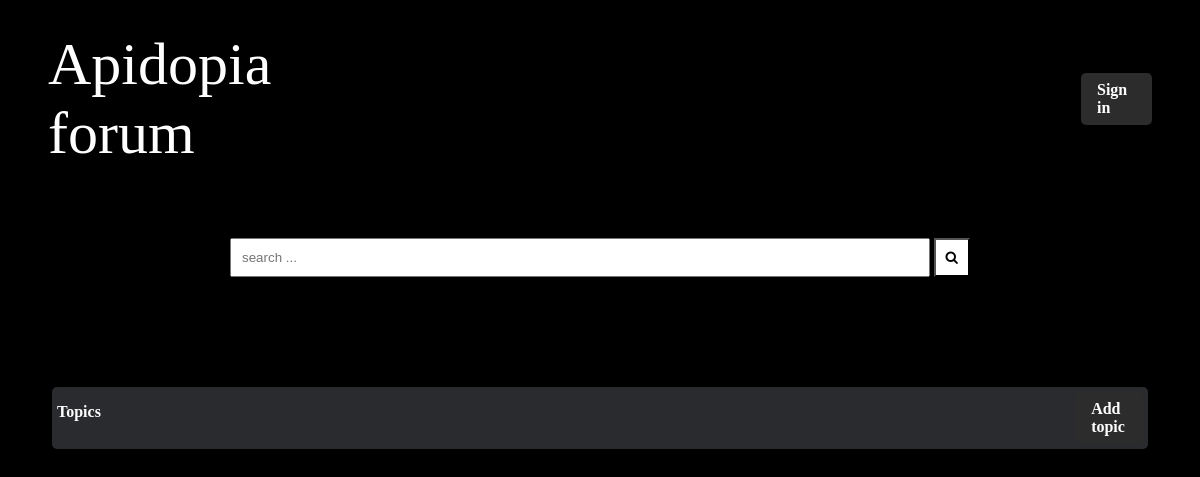
Before: / with the older database file.
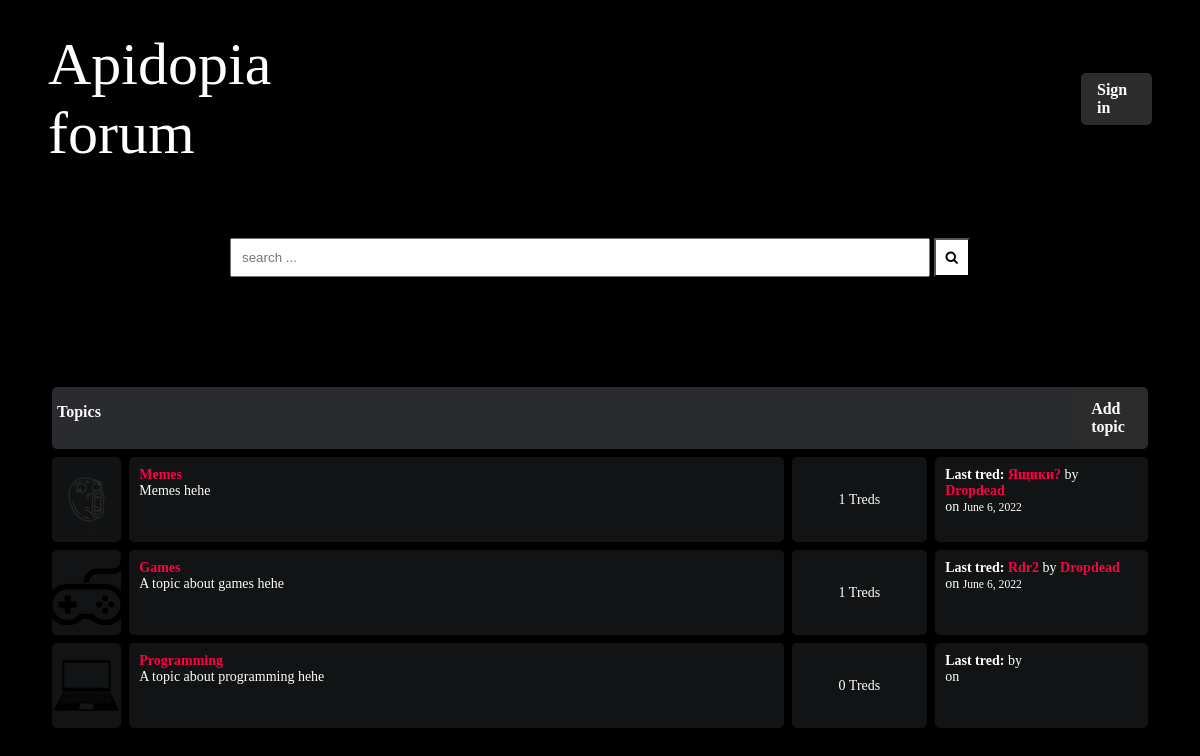
After: the same page with the newer database file.
### home/models.py (models this page shows, shortened)
class Topic(models.Model):
    title = models.CharField(max_length=40)
    slug = models.SlugField(max_length=200, default=uuid.uuid4())
    description = models.TextField(blank=True)
    image = ResizedImageField(size=[120, 65], quality=100, upload_to='topics', default=None, null=True, blank=True)
    approved = models.BooleanField(default=False)
    @property
    def treds(self):
        return Tred.objects.filter(topic=self, approved=True).count()
    @property
    def last_tred(self):
        return Tred.objects.filter(topic=self, approved=True).latest('date')
    def get_url(self):
        return reverse('topic', kwargs={
            'slug': self.slug
        })

class Tred(models.Model):
    title = models.CharField(max_length=200)
    slug = models.SlugField(max_length=200, default=uuid.uuid4())
    author = models.ForeignKey(Author, on_delete=models.CASCADE)
    content = models.TextField(max_length=10000)
    topic = models.ForeignKey(Topic, on_delete=models.CASCADE, null=True)
    date = models.DateTimeField(auto_now_add=True)
    approved = models.BooleanField(default=False)
    comments = models.ManyToManyField(Comment, blank=True)
    image = ResizedImageField(size=[1280, 720], quality=100, upload_to='images', default=None, null=True, blank=True)
    def get_url(self):
        return reverse('tred', kwargs={
            "slug": self.slug
        })

class Author(models.Model):
    user = models.ForeignKey(User, on_delete=models.CASCADE)
    name = models.CharField(max_length=40)
    role = models.CharField(max_length=40, default='Member')
    slug = models.SlugField(max_length=200, default=uuid.uuid4())
    bio = models.TextField(max_length=1000, default='Empty')
    rating = models.IntegerField(default=0)
    image = ResizedImageField(size=[50, 80], quality=100, upload_to='authors', default=None, null=True, blank=True)
    def __str__(self):
        return self.name
    def get_url(self):
        return reverse('profile', kwargs={
            "slug": self.slug
        })

### home/views.py (the view, shortened to what this page needs)
# urls.py: 2. Add a URL to urlpatterns:  path('', views.home, name='home')
def home(request):
    user = request.user
    context = {}
    topics = Topic.objects.filter(approved=True)
    if topics.count() == 0:
        topics = []
    context.update({
        'topics': topics
    })
    return render(request, 'home.html', context)

### home/context_processors.py (called while the page is built, shortened)
def search(request):
    treds = Tred.objects.all()
    search_context = {}
    treds_set = set()
    return search_context

### home/templates/home.html
{% extends 'base.html' %}
{% load static %}
{% block content %}
    <div class="container">
            <div class="subforum">
                <div class="subforum-title">
                    <div>
                        <h1>Topics</h1>
                    </div>
                    <a class="add-button" href="{% url 'addtopic' %}">Add topic</a>
                </div>
                {% for topic in topics %}
                <div class="subforum-row">
                    <div class="subforum-icon subforum-column center">
                        {% if topic.image %}
                        <img src="{{topic.image.url}}">
                        {% else %}
                        <img src="{% static 'topic-default.png' %}" width="120" height="65">
                        {% endif %}
                    </div>
                    <div class="subforum-description subforum-column">
                        <h4><a href="{{topic.get_url}}">{{topic.title|title}}</a></h4>
                        <p>{{topic.description}}</p>
                    </div>
                    <div class="subforum-stats subforum-column center">
                        <span>{{topic.treds}} Treds</span>
                    </div>
                    <div class="subforum-info subforum-column">
                        <b>Last tred:</b>
                        <b><a href="{{topic.last_tred.get_url}}">{{topic.last_tred.title|title}}</a></b> by <a href="{{topic.last_tred.author.get_url}}">{{topic.last_tred.author|title}}</a>
                        <br>on <small>{{topic.last_tred.date|date}}</small>
                    </div>
                </div>
                {% endfor %}
            </div>
    </div>
{% endblock content %}

### home/templates/base.html (shortened to what this page needs)
{% load static %}
<!DOCTYPE html>
<html lang="en">
<head>
    <link rel="stylesheet" href="{% static 'style.css' %}">
    <link rel="stylesheet" href="https://cdnjs.cloudflare.com/ajax/libs/font-awesome/4.7.0/css/font-awesome.min.css">
</head>
<body>
    <header>
        <div class="navbar">
            <div class="brand">Apidopia forum</div>
            {% if user.is_authenticated %}
                <a href="{% url 'signout' %}" class="sign-in-button"> Logout </a>
            {% else %}
                <a href="{% url 'signin' %}" class="sign-in-button"> Sign in </a>
            {% endif %}
        </div>
        <div class="search-box">
            <form action="{% url 'search' %}" method="get" role="form">
                <div>
                    <input type="text" name="q" placeholder="search ...">
                    <button type="submit" name="search"><i class="fa fa-search"></i></button>
                </div>
            </form>
        </div>
    </header>
    {% block content %}
    {% endblock content %}
</body>
</html>

### home/static/style.css (style rules this page uses)
* { box-sizing: border-box; }
html { font-size: 14px; background-color:rgb(0,0,0); color:#FEFEFE; font-family: bold; }
a { color:#FF0042; font-weight: bolder; text-decoration: none; }
h1 { font-size:16px; font-weight: bolder; margin-right:100px; }
.add-button { appearance: none; border: 0; border-radius: 5px; background: #2C2C2C; color: #fff; padding: 8px 16px; font-size: 16px; }
.container { margin: 20px; padding: 20px; }
.subforum { margin-top:20px; }
.subforum-title { background-color:#292B2E; padding: 5px; border-radius: 5px; margin:4px; display: grid; grid-template-columns: 15fr 1fr }
.subforum-row { display: grid; grid-template-columns: 7% 60% 13% 20%; }
.subforum-column { padding: 10px; margin:4px; border-radius: 5px; background-color:#111314; }
.subforum-description * { margin-block: 0; }
.center { display: flex; justify-content: center; align-items: center; }
header { margin-inline: 10px; }
.navbar { display:flex; align-items: center; margin: 30px; }
.brand { font-size:60px; display: inline-block; font-family:aquire; }
.sign-in-button { margin-left: 65%; appearance: none; border: 0; border-radius: 5px; background: #2C2C2C; color: #fff; padding: 8px 16px; font-size: 16px; }
.search-box { margin: 30px; padding: 40px; display:flex; justify-content: center; }
.search-box input { padding: 10px; width: 700px; }
.search-box button { padding: 10px; background-color:#fff; color:#000000; }

Changed rows visible on the page:
added Topic: image (picture), title "Memes", description "Memes hehe", treds "1", last_tred "Ящики?", last_tred.author "Dropdead", last_tred "June 6, 2022"
added Topic: image (picture), title "Games", description "A topic about games hehe", treds "1", last_tred "Rdr2", last_tred.author "Dropdead", last_tred "June 6, 2022"
added Topic: image (picture), title "Programming", description "A topic about programming hehe", treds "0"
